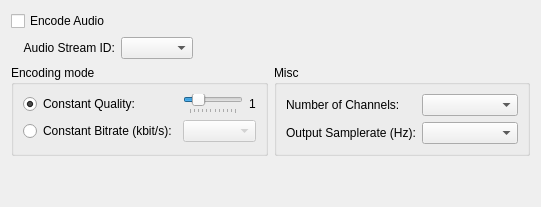
     <widget class="QWidget" name="audio">
      <attribute name="title">
       <string>Audio</string>
      </attribute>
      <layout class="QVBoxLayout" name="verticalLayout_2">
       <item>
        <widget class="QCheckBox" name="audio_encode">
         <property name="enabled">
          <bool>true</bool>
         </property>
         <property name="text">
          <string>Encode Audio</string>
         </property>
        </widget>
       </item>
       <item>
        <layout class="QGridLayout" name="audio_options_layout" columnstretch="1,1" columnminimumwidth="1,1">
         <item row="1" column="0">
          <widget class="QGroupBox" name="audio_encoding_mode">
           <property name="enabled">
            <bool>true</bool>
           </property>
           <property name="title">
            <string>Encoding mode</string>
           </property>
           <layout class="QGridLayout" name="gridLayout_3">
            <item row="1" column="0">
             <widget class="QRadioButton" name="audio_const_quality">
              <property name="text">
               <string>Constant Quality:</string>
              </property>
              <property name="checked">
               <bool>true</bool>
              </property>
             </widget>
            </item>
            <item row="2" column="0">
             <widget class="QRadioButton" name="audio_const_bitrate">
              <property name="text">
               <string>Constant Bitrate (kbit/s):</string>
              </property>
             </widget>
            </item>
            <item row="1" column="1">
             <widget class="QSlider" name="audio_quality">
              <property name="minimum">
               <number>-1</number>
              </property>
              <property name="maximum">
               <number>10</number>
              </property>
              <property name="value">
               <number>1</number>
              </property>
              <property name="orientation">
               <enum>Qt::Horizontal</enum>
              </property>
              <property name="tickPosition">
               <enum>QSlider::TicksBelow</enum>
              </property>
              <property name="tickInterval">
               <number>1</number>
              </property>
             </widget>
            </item>
            <item row="2" column="1" colspan="2">
             <widget class="QComboBox" name="audio_bitrate">
              <property name="enabled">
               <bool>false</bool>
              </property>
             </widget>
            </item>
            <item row="1" column="2">
             <widget class="QLabel" name="audio_quality_label">
              <property name="text">
               <string>1</string>
              </property>
              <property name="alignment">
               <set>Qt::AlignCenter</set>
              </property>
             </widget>
            </item>
           </layout>
          </widget>
         </item>
         <item row="1" column="1">
          <widget class="QGroupBox" name="groupBox_2">
           <property name="title">
            <string>Misc</string>
           </property>
           <layout class="QGridLayout" name="gridLayout_7">
            <item row="0" column="1">
             <widget class="QLabel" name="label_12">
              <property name="enabled">
               <bool>true</bool>
              </property>
              <property name="text">
               <string>Number of Channels:</string>
              </property>
             </widget>
            </item>
            <item row="0" column="2">
             <widget class="QComboBox" name="audio_channels">
              <property name="enabled">
               <bool>true</bool>
              </property>
             </widget>
            </item>
            <item row="1" column="1">
             <widget class="QLabel" name="label_14">
              <property name="enabled">
               <bool>true</bool>
              </property>
              <property name="text">
               <string>Output Samplerate (Hz):</string>
              </property>
             </widget>
            </item>
            <item row="1" column="2">
             <widget class="QComboBox" name="audio_samplerate">
              <property name="enabled">
               <bool>true</bool>
              </property>
             </widget>
            </item>
           </layout>
          </widget>
         </item>
         <item row="0" column="0" colspan="2">
          <layout class="QHBoxLayout" name="horizontalLayout_11">
           <item>
            <widget class="QLabel" name="label_16">
             <property name="enabled">
              <bool>true</bool>
             </property>
             <property name="text">
              <string>    Audio Stream ID:</string>
             </property>
            </widget>
           </item>
           <item>
            <widget class="QComboBox" name="audio_stream">
             <property name="enabled">
              <bool>true</bool>
             </property>
            </widget>
           </item>
           <item>
            <spacer name="horizontalSpacer_7">
             <property name="orientation">
              <enum>Qt::Horizontal</enum>
             </property>
             <property name="sizeHint" stdset="0">
              <size>
               <width>40</width>
               <height>20</height>
              </size>
             </property>
            </spacer>
           </item>
          </layout>
         </item>
        </layout>
       </item>
       <item>
        <spacer name="verticalSpacer_2">
         <property name="orientation">
          <enum>Qt::Vertical</enum>
         </property>
         <property name="sizeHint" stdset="0">
          <size>
           <width>20</width>
           <height>40</height>
          </size>
         </property>
        </spacer>
       </item>
      </layout>
     </widget>
